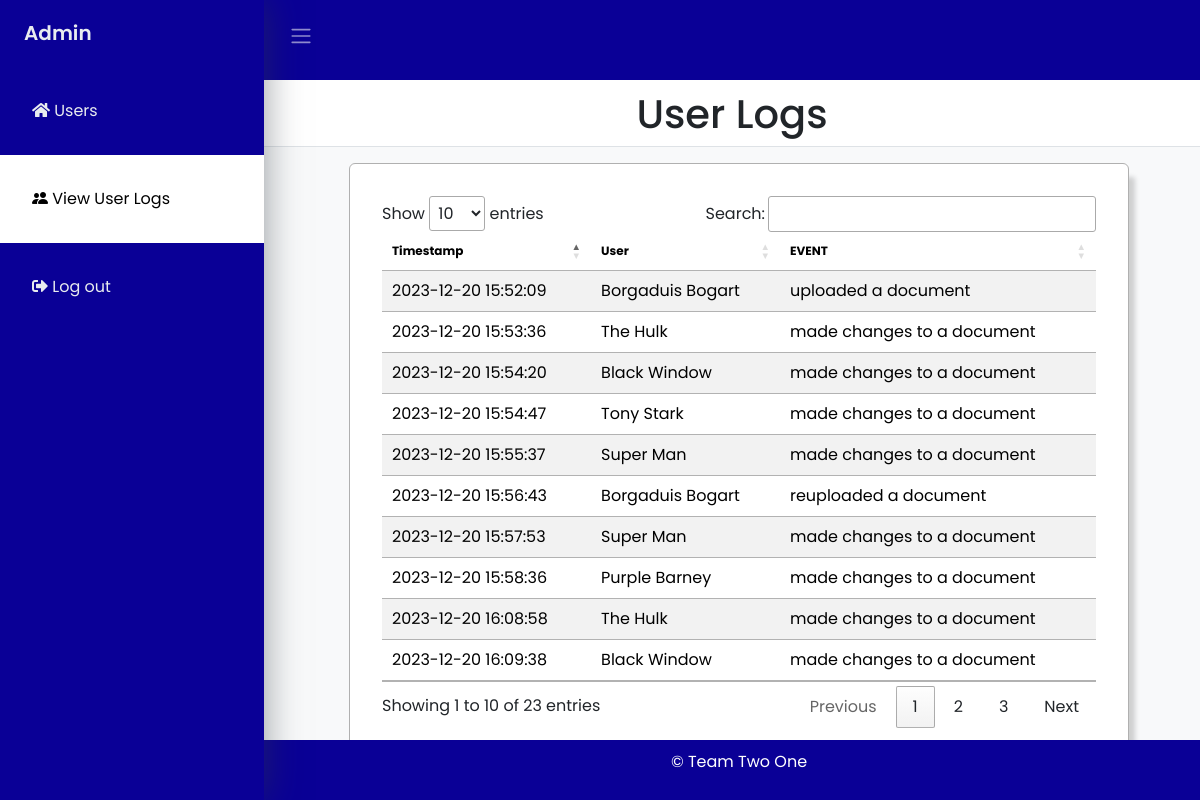
The app's page /pages/Admin/adminUserlogs.php (signed in) with its own data.
### tables this page shows
CREATE TABLE `logs` (
  `id` int(11) NOT NULL,
  `event` text NOT NULL,
  `timestamp` timestamp NOT NULL DEFAULT current_timestamp() ON UPDATE current_timestamp(),
  `data` longtext NOT NULL CHECK (json_valid(`data`)),
  `uid` int(11) NOT NULL
);

### pages/Admin/adminUserlogs.php (the view, shortened to what this page needs)
<?php
    include '../../php/db.php';
?>
<!DOCTYPE html>
<html lang="en">
    <head>
        <link rel="shortcut icon" href="/img/logo.png" type="stylesheet" />
        <link rel="stylesheet" href="../../css/footer.css" />
        <link
            rel="stylesheet"
            href="https://cdn.jsdelivr.net/npm/bootstrap@5.3.1/dist/css/bootstrap.min.css"
 />
        <link rel="stylesheet" href="https://cdn.datatables.net/1.13.7/css/jquery.dataTables.min.css" />
        <link rel="stylesheet" href="https://cdn.jsdelivr.net/npm/bootstrap-icons@1.10.5/font/bootstrap-icons.css" />
        <link rel="stylesheet" href="https://cdnjs.cloudflare.com/ajax/libs/bootstrap-datepicker/1.9.0/css/bootstrap-datepicker.min.css" />
        <link rel="stylesheet" href="https://cdnjs.cloudflare.com/ajax/libs/font-awesome/5.15.3/css/all.min.css" />
        <link rel="stylesheet" href="../../css/adminUserlogs.css" />
    </head>
    <body>
        <div class="wrapper">
            <aside id="sidebar">
                <div class="h-100">
                    <div class="sidebar-logo">
                        <a href="#">Admin</a>
                    </div>
                    <ul class="sidebar-nav">
                        <li class="sidebar-item">
                            <a class="nav-link" href="./adminHome.php">
                                <span class="fas fa-home"></span>
                                Users
                            </a>
                        </li>
                        <li class="sidebar-item">
                            <a class="nav-link" href="./adminUserlogs.php">
                                <span class="bi bi-people-fill"></span>
                                View User Logs
                            </a>
                        </li>
                        <li class="sidebar-item">
                            <a href="put-link-here" class="nav-link" data-toggle="modal" data-target="#logoutModal">
                                <span class="fas fa-sign-out-alt"></span>
                                Log out
                            </a>
                        </li>
                    </ul>
                </div>
            </aside>
            <div class="main">
                <div class="container-fluid navbar-container">
                <div class="col-sm-1 pt-3">
                            <button class="btn" type="button" data-bs-theme="dark">
                                <span class="navbar-toggler-icon"></span>
                            </button>
                    </div>
                </div>
                <div class="row">
                    <div class="col users-label">
                        <h1>
                            User Logs
                        </h1>
                    </div>
                </div>
                    <div class="ps-5 row  border rounded bg-light user-search-bar">
                <div class="row justify-content-center px-5 mt-3">
                    <div class="col-md-12">
                        <div class="card shadow-2-strong">
                            <div class="card-body">
                                <div class="table-responsive">
                                <table  id="menu-items-data" class="table table-striped">
                                    <thead>
                                        <tr>
                                            <th scope="col">Timestamp</th>
                                            <th scope="col">User</th>
                                            <th scope="col">EVENT</th>
                                        </tr>
                                    </thead>
                                    <tbody id="user-products-data" class="products-list">
                                        <?php
                                            $sql = "SELECT logs.*, CONCAT(firstName, ' ', lastName) as user FROM logs
                                                    INNER JOIN users on users.user_ID = logs.uid";
                                            $st = $conn->prepare($sql);
                                            $st->execute();
                                            $res = $st->get_result();
                                            if ($res->num_rows > 0) {
                                                while ($row = $res->fetch_assoc()) {
                                                    echo "<tr>
                                                            <td>".$row['timestamp']."</td>
                                                            <td>".$row['user']."</td>
                                                            <td>".$row['event']."</td>
                                                        </tr>";
                                                }
                                            }
                                        ?>
                                    </tbody>
                                </table>
                            </div>
                        </div>
                    </div>
                </div>
            <div class="footer">
                <p>&copy; Team Two One</p>
            </div>
            </div>
            </div>
        </div>
    </div>
    </body>
</html>

### css/footer.css (style rules this page uses)
.footer { background-color: var(--blue); color: #fff; text-align: center; padding: 10px; position: fixed; bottom: 0; width: 100%; }

### css/adminUserlogs.css (style rules this page uses)
:root { --mainColor: #f6f8fa; --darkBlack: #001C3F; --black:#000; --white: #fff; --darkGrey:#61666b; --blue: rgb(10, 0, 150); }
body { font-family: 'Poppins', sans-serif; margin: 0; }
.navbar-container { background-color: var(--blue); color: #fff; height: 5rem !important; display: flex; align-items: flex-start; }
a { cursor: pointer; text-decoration: none; font-family: 'Poppins', sans-serif; }
li { list-style: none; }
.wrapper { align-items: stretch; display: flex; width: 100%; }
#sidebar { max-width: 264px; min-width: 264px; transition: all 0.35s ease-in-out; box-shadow: 0 0 35px 0 rgba(49, 57, 66, 0.5); z-index: 2222; background-color: var(--blue); }
.main { display: flex; flex-direction: column; min-height: 100vh; width: 100%; overflow: hidden; transition: all 0.35s ease-in-out; }
.sidebar-logo { padding: 1.15rem 1.5rem; }
.sidebar-logo a { color: #e9ecef; font-size: 1.25rem; font-weight: 600; }
.sidebar-nav { padding: 0; }
.nav-link { padding: 2rem; color: #e9ecef !important; position: relative; display: block; font-size: 1rem; }
.active { color: #000 !important; background-color: white; }
.card { box-shadow: 10px 10px 5px -4px rgba(0,0,0,0.17); border: 1.5px solid #b0b0b0; padding: 1rem; cursor: pointer; padding-bottom: 2rem; height: 100%; }
.users-label { display: flex; flex-direction: row; justify-content: center; padding-top: 10px; }
.user-search-bar { padding-left: 10px; padding-right: 10px; }
th { font-size: 12px; }
td { white-space: normal !important; word-wrap: break-word; vertical-align: middle; }

### records on screen
logs: timestamp "2023-12-20 15:52:09", user "Borgaduis Bogart", event "uploaded a document"
logs: timestamp "2023-12-20 15:53:36", user "The Hulk", event "made changes to a document"
logs: timestamp "2023-12-20 15:54:20", user "Black Window", event "made changes to a document"
logs: timestamp "2023-12-20 15:54:47", user "Tony Stark", event "made changes to a document"
logs: timestamp "2023-12-20 15:55:37", user "Super Man", event "made changes to a document"
logs: timestamp "2023-12-20 15:56:43", user "Borgaduis Bogart", event "reuploaded a document"
logs: timestamp "2023-12-20 15:57:53", user "Super Man", event "made changes to a document"
logs: timestamp "2023-12-20 15:58:36", user "Purple Barney", event "made changes to a document"
logs: timestamp "2023-12-20 16:08:58", user "The Hulk", event "made changes to a document"
logs: timestamp "2023-12-20 16:09:38", user "Black Window", event "made changes to a document"
